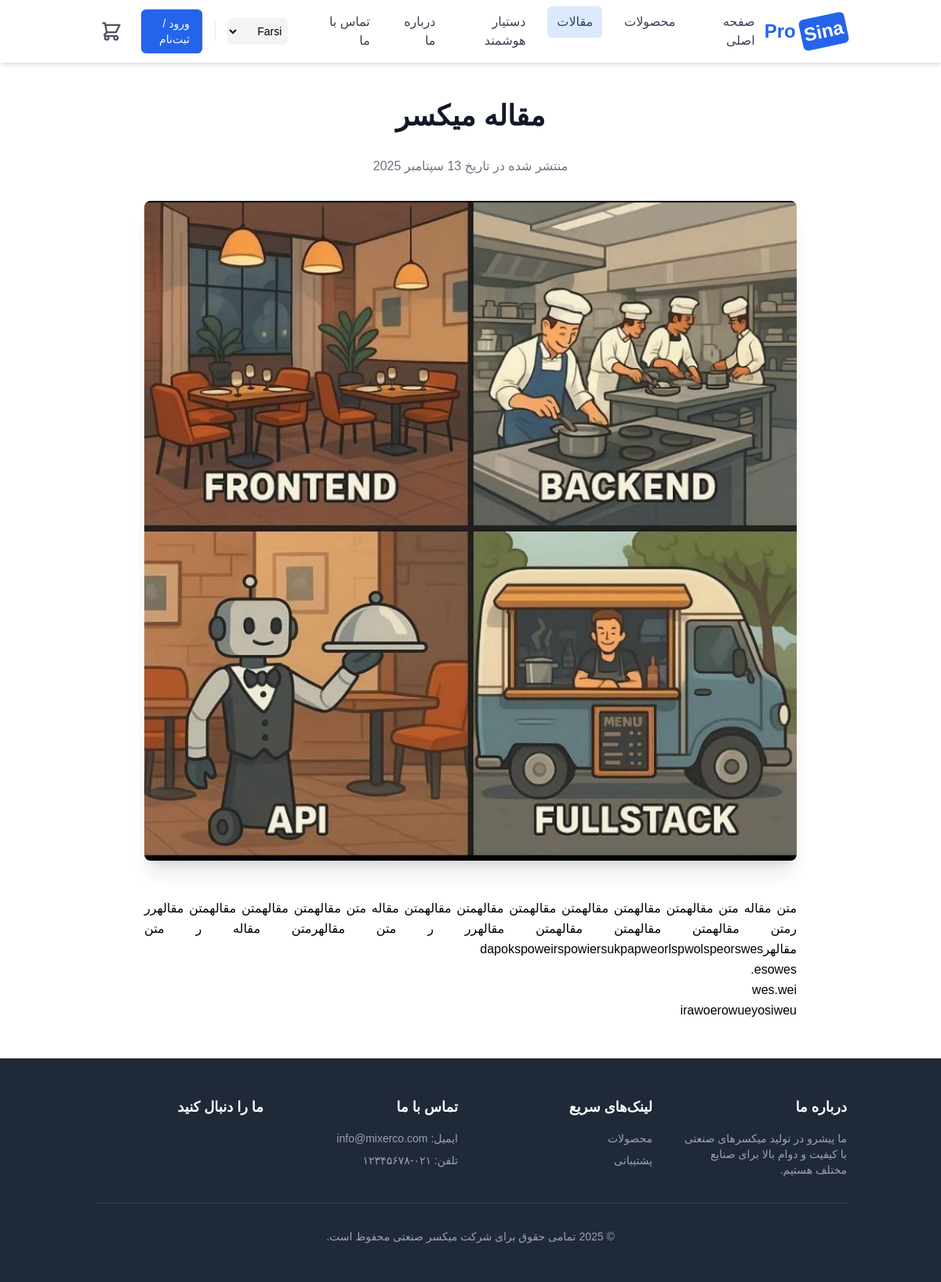
Page /fa/blog/mklh-msr/ on the committed database.
### blog/models.py (models this page shows, shortened)
class Article(models.Model):
    STATUS_CHOICES = (
        ('draft', 'پیش‌نویس'),
        ('published', 'منتشر شده'),
    )
    title = models.CharField(max_length=250, verbose_name="عنوان")
    slug = models.SlugField(max_length=250, unique_for_date='publish', verbose_name="اسلاگ (آدرس)")
    author = models.ForeignKey(User, on_delete=models.CASCADE, related_name='blog_posts', verbose_name="نویسنده")
    body = models.TextField(verbose_name="متن مقاله")
    publish = models.DateTimeField(default=timezone.now, verbose_name="زمان انتشار")
    created = models.DateTimeField(auto_now_add=True)
    updated = models.DateTimeField(auto_now=True)
    status = models.CharField(max_length=10, choices=STATUS_CHOICES, default='draft', verbose_name="وضعیت")
    image = models.ImageField(upload_to='articles/%Y/%m/%d/', blank=True, verbose_name="تصویر")
    objects = models.Manager()  # مدیر پیش‌فرض
    published = PublishedManager()  # فقط مقالات منتشر شده
    class Meta:
        ordering = ('-publish',)
        verbose_name = "مقاله"
        verbose_name_plural = "مقالات"

### blog/views.py (the view)
# urls.py: path('<slug:slug>/', views.article_detail, name='article_detail'),
def article_detail(request, slug):
    article = get_object_or_404(Article, slug=slug, status='published')
    return render(request, '../templates/article_detail.html', {'article': article})

### cart/cart.py (called while the page is built)
    def __len__(self):
        return sum(item['quantity'] for item in self.cart.values())

### cart/context_processors.py (called while the page is built)
def cart(request):
    return {'cart': Cart(request)}

### pages/context_processors.py (called while the page is built)
def unread_messages_count(request):
    if request.user.is_authenticated and request.user.is_staff:
        count = ContactMessage.objects.filter(is_read=False).count()
        return {'unread_messages_count': count}
    return {}

### templates/article_detail.html (shortened to what this page needs)
{% extends "base.html" %}
{% load static %}
{% block content %}
<div class="bg-white py-12">
    <div class="max-w-4xl mx-auto px-4 sm:px-6 lg:px-8">
        <div class="prose prose-lg max-w-none mx-auto">
            <h1 class="text-4xl font-extrabold text-gray-900 text-center mb-8">{{ article.title }}</h1>
            <div class="text-center text-gray-500 mb-8">
                <span>منتشر شده در تاریخ {{ article.publish|date:"j F Y" }}</span>
            </div>
            {% if article.image %}
            <figure class="mb-12">
                <img class="w-full rounded-lg shadow-xl" src="{{ article.image.url }}" alt="{{ article.title }}">
            </figure>
            {% endif %}
            <div class="text-justify leading-relaxed">
                {{ article.body|linebreaks }}
            </div>
        </div>
    </div>
</div>
{% endblock %}

### templates/base.html (style rules this page uses)
body { font-family: 'Vazirmatn', sans-serif; }

### rows in the picture
Article: title "مقاله میکسر", publish "13 سپتامبر 2025", image (picture), body "متن مقاله متن مقالهمتن مقالهمتن مقالهمتن مقالهمتن مقالهمتن مقالهمتن مقاله متن مقالهمتن مقالهمتن مقالهمتن مقالهرر رمتن مقالهمتن مقالهمتن مقالهمتن مقالهرر ر متن مقالهرمتن مقاله ر متن مقالهرdapokspoweirspowiersukpapweorlspwolspeorswes esowes. wes.wei irawoerowueyosiweu"

### other values in the picture
form field language "Farsi"
